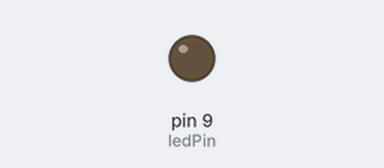
Simulated run of this sketch. Board: Arduino Uno, built with avr-gcc and run on an emulated ATmega328P. Shown: output pins drawn as LEDs (lit = HIGH).

Above: at 0.15 s.
Timing chart, 0 to 1.6 s (numbered marks = the images above):
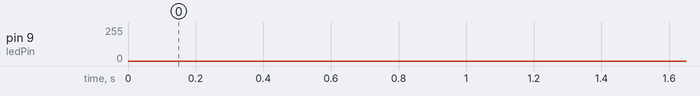

The sketch:

sketch_jan04a.ino
```cpp
const int keyPin = 12;
const int ledPin = 9;


void setup() {
  // put your setup code here, to run once:
  //pinMode(keyPin, INPUT);
  pinMode(ledPin, OUTPUT);
}

void loop() {
  // put your main code here, to run repeatedly:

  for(int a = 0; a <= 255; a++) {
    analogWrite(ledPin, a);
    delay(2);
  }

  for(int a = 255; a >= 0; a--) {
    analogWrite(ledPin, a);
    delay(2);
  }

  delay(500);
  /*
  if (digitalRead(keyPin) == HIGH) {
    digitalWrite(ledPin, HIGH);
  }
  else {
    digitalWrite(ledPin, LOW);
  }
  */
}
```
